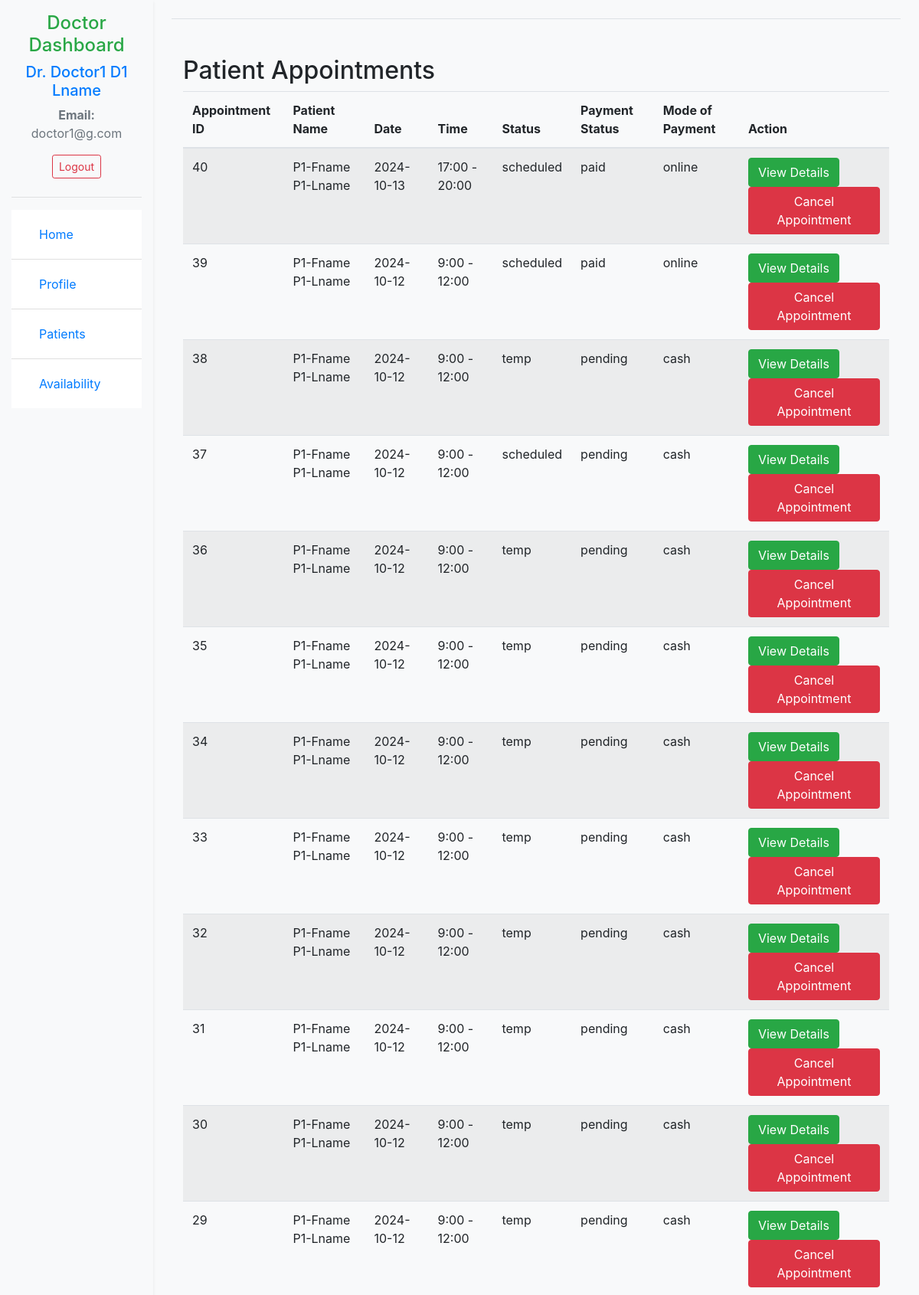
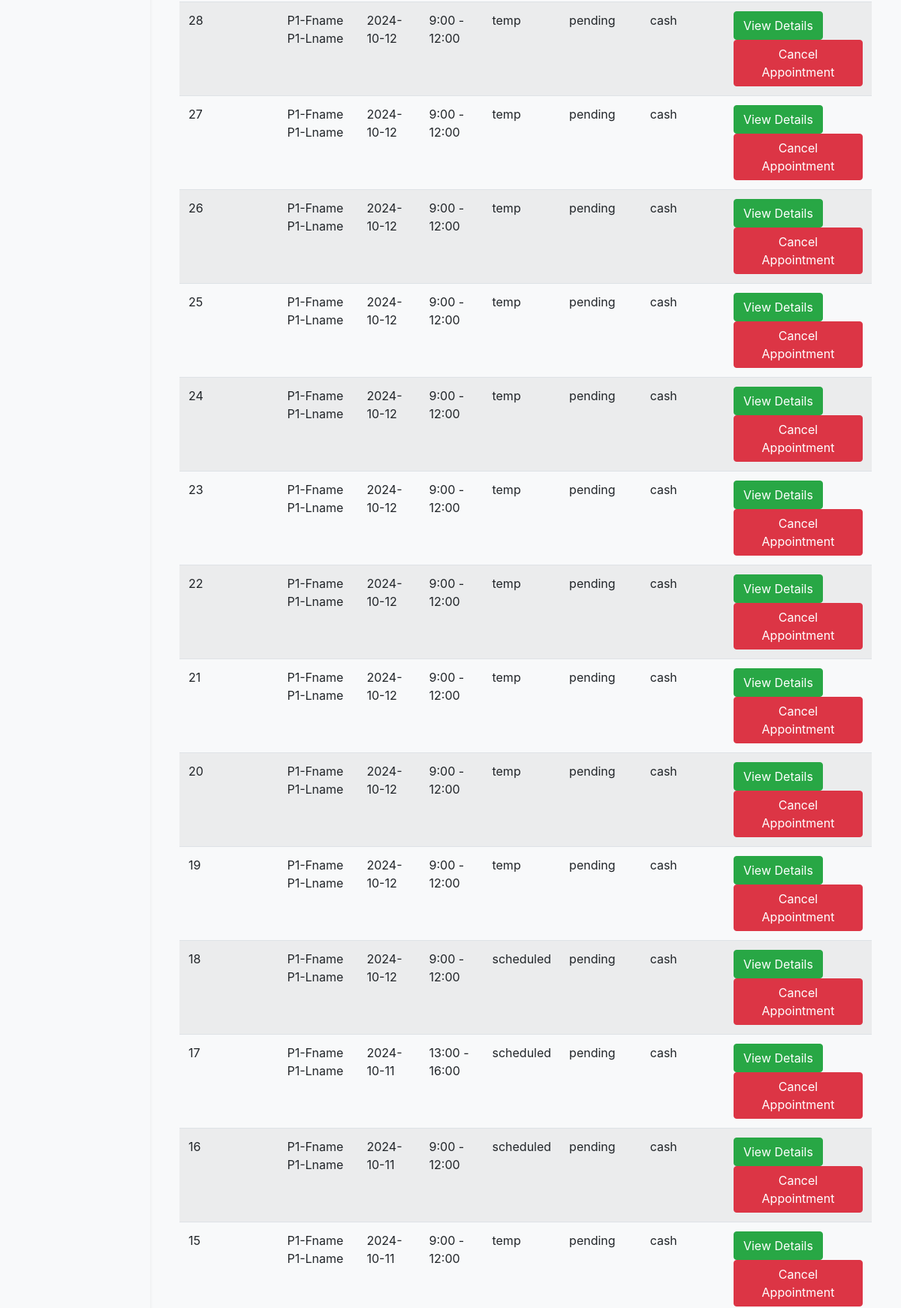
The app's page /patient_management/ (signed in, upper part) with its own data (2 pictures, top to bottom).
### auth_app/models.py (models this page shows, shortened)
class CustomUser(AbstractUser):
    ROLE_CHOICES = [
        ('admin', 'Admin'),
        ('doctor', 'Doctor'),
        ('patient', 'Patient'),
    ]
    GENDER_CHOICES = [
        (1, 'Male'),
        (2, 'Female'),
        (3, 'Other'),
    ]
    blood_group = models.CharField(max_length=3, choices=[
        ('A+', 'A+'),
        ('A-', 'A-'),
        ('B+', 'B+'),
        ('B-', 'B-'),
        ('AB+', 'AB+'),
        ('AB-', 'AB-'),
        ('O+', 'O+'),
        ('O-', 'O-'),
    ], null=True, blank=True)
    first_name = models.CharField(max_length=30)
    last_name = models.CharField(max_length=30)
    role = models.CharField(max_length=10, choices=ROLE_CHOICES)
    email = models.EmailField(unique=True)
    username = models.CharField(max_length=150, blank=True, null=True)
    gender = models.IntegerField(choices=GENDER_CHOICES, null=True, blank=True)
    age = models.IntegerField(null=True, blank=True)
    account_type = models.CharField(max_length=30)
    phone_number = models.CharField(max_length=15, null=True, blank=True)
    USERNAME_FIELD = 'email'
    REQUIRED_FIELDS = ['first_name', 'last_name']
    objects = CustomUserManager()

### main_app/models.py (models this page shows, shortened)
class Appointment(models.Model):
    STATUS_CHOICES = [
        ('temp', 'Temporary'),
        ('scheduled', 'Scheduled'),
        ('completed', 'Completed'),
        ('cancelled', 'Cancelled'),
        ('no-show', 'No Show'),
    ]
    PAYMENT_CHOICES = [
        ('pending', 'Pending'),
        ('paid', 'Paid'),
        ('cancelled', 'Cancelled'),
        ('refunded', 'Refunded'),
    ]
    MODE_CHOICES = [
        ('cash', 'Cash'),
        ('online', 'Online'),
    ]
    patient = models.ForeignKey(CustomUser, on_delete=models.CASCADE, related_name='patient_appointments')
    doctor = models.ForeignKey(CustomUser, on_delete=models.CASCADE, related_name='doctor_appointments')
    department = models.CharField(max_length=100)
    appointment_date = models.CharField(max_length=20)
    appointment_time = models.CharField(max_length=20)
    status = models.CharField(max_length=20, choices=STATUS_CHOICES, default='temp')
    payment_status = models.CharField(max_length=20, choices=PAYMENT_CHOICES, default='pending')
    mode_of_payment = models.CharField(max_length=50, choices=MODE_CHOICES, default='cash')

### main_app/views.py (the view)
# urls.py: path('patient_management/', PatientManagementView.as_view(), name='patient_management'),
class PatientManagementView(LoginRequiredMixin, View):
    template_name = 'patient_management.html'
    def get(self, request):
        appointments = Appointment.objects.filter(doctor=request.user).order_by('-id')
        profile = CustomUser.objects.get(id=request.user.id)
        context = {
            'first_name': profile.first_name,
            'last_name': profile.last_name,
            'appointments': appointments,
            'email': profile.email,
        }
        return render(request, self.template_name, context)

### templates/patient_management.html (shortened to what this page needs)
{% extends 'doctor_dashboard_base.html' %}
{% block content %}
<div class="container mt-5">
<h2>Patient Appointments</h2>
<table class="table table-striped">
    <thead>
        <tr>
            <th>Appointment ID</th>
            <th>Patient Name</th>
            <th>Date</th>
            <th>Time</th>
            <th>Status</th>
            <th>Payment Status</th>
            <th>Mode of Payment</th>
            <th>Action</th>
        </tr>
    </thead>
    <tbody>
        {% for appointment in appointments %}
        <tr>
            <td>{{ appointment.id }}</td>
            <td>{{ appointment.patient.first_name }} {{appointment.patient.last_name}}</td>
            <td>{{ appointment.appointment_date }}</td>
            <td>{{ appointment.appointment_time }}</td>
            <td>{{ appointment.status }}</td>
            <td>{{ appointment.payment_status }}</td>
            <td>{{ appointment.mode_of_payment }}</td>
            <td>
                <a href="view_appointment/?appointment_id={{ appointment.id }}" class="btn btn-success">View Details</a>
                {% if appointment.status != 'cancelled' %}
                    <button class="btn btn-danger">Cancel Appointment</button>
                {% else %}
                    <button class="btn btn-danger" disabled>Cancel Appointment</button>
                {% endif %}
            </td>
        </tr>
        {% endfor %}
    </tbody>
</table>
{% endblock %}

### templates/doctor_dashboard_base.html (shortened to what this page needs)
<!DOCTYPE html>
<html lang="en">
<head>
    <link href="https://stackpath.bootstrapcdn.com/bootstrap/4.5.2/css/bootstrap.min.css" rel="stylesheet">
</head>
<body class="bg-light">
<div class="container-fluid">
    <div class="row">
        <nav class="col-md-3 col-lg-2 d-md-block bg-light sidebar shadow-sm">
            <div class="position-sticky pt-3">
                <div class="text-center mb-4">
                    <h4 class="text-success">Doctor Dashboard</h4>
                    <h5 class="text-primary">Dr. {{ first_name }} {{ last_name }}</h5>
                    <p class="text-muted"><strong>Email:</strong> {{ email }}</p>
                    <a class="btn btn-outline-danger btn-sm" href="{% url 'logout' %}">
                        Logout
                    </a>
                </div>
                <hr>
                <ul class="nav flex-column list-group list-group-flush">
                    <li class="nav-item list-group-item">
                        <a class="nav-link d-flex align-items-center" href="{% url 'doctor_home' %}">
                             Home
                        </a>
                    </li>
                    <li class="nav-item list-group-item">
                        <a class="nav-link d-flex align-items-center" href="{% url 'doctor_profile' %}">
                             Profile
                        </a>
                    </li>
                    <li class="nav-item list-group-item">
                        <a class="nav-link d-flex align-items-center" href="{% url 'patient_management' %}">
                             Patients
                        </a>
                    </li>
                    <li class="nav-item list-group-item">
                        <a class="nav-link d-flex align-items-center" href="{% url 'doctor_availability' %}">
                             Availability
                        </a>
                    </li>
                </ul>
            </div>
        </nav>
        <main class="col-md-9 ms-sm-auto col-lg-10 px-md-4">
            <div class="d-flex justify-content-between flex-wrap flex-md-nowrap align-items-center pt-3 pb-2 mb-3 border-bottom">
            </div>
            {% block content %}{% endblock %}
        </main>
    </div>
</div>
</body>
</html>

### records on screen
Appointment: id "40", patient.first_name "P1-Fname", patient.last_name "P1-Lname", appointment_date "2024-10-13", appointment_time "17:00 - 20:00", status "scheduled", payment_status "paid", mode_of_payment "online", shows "Cancel Appointment"
Appointment: id "39", patient.first_name "P1-Fname", patient.last_name "P1-Lname", appointment_date "2024-10-12", appointment_time "9:00 - 12:00", status "scheduled", payment_status "paid", mode_of_payment "online", shows "Cancel Appointment"
Appointment: id "38", patient.first_name "P1-Fname", patient.last_name "P1-Lname", appointment_date "2024-10-12", appointment_time "9:00 - 12:00", status "temp", payment_status "pending", mode_of_payment "cash", shows "Cancel Appointment"
Appointment: id "37", patient.first_name "P1-Fname", patient.last_name "P1-Lname", appointment_date "2024-10-12", appointment_time "9:00 - 12:00", status "scheduled", payment_status "pending", mode_of_payment "cash", shows "Cancel Appointment"
Appointment: id "36", patient.first_name "P1-Fname", patient.last_name "P1-Lname", appointment_date "2024-10-12", appointment_time "9:00 - 12:00", status "temp", payment_status "pending", mode_of_payment "cash", shows "Cancel Appointment"
Appointment: id "35", patient.first_name "P1-Fname", patient.last_name "P1-Lname", appointment_date "2024-10-12", appointment_time "9:00 - 12:00", status "temp", payment_status "pending", mode_of_payment "cash", shows "Cancel Appointment"
Appointment: id "34", patient.first_name "P1-Fname", patient.last_name "P1-Lname", appointment_date "2024-10-12", appointment_time "9:00 - 12:00", status "temp", payment_status "pending", mode_of_payment "cash", shows "Cancel Appointment"
Appointment: id "33", patient.first_name "P1-Fname", patient.last_name "P1-Lname", appointment_date "2024-10-12", appointment_time "9:00 - 12:00", status "temp", payment_status "pending", mode_of_payment "cash", shows "Cancel Appointment"
Appointment: id "32", patient.first_name "P1-Fname", patient.last_name "P1-Lname", appointment_date "2024-10-12", appointment_time "9:00 - 12:00", status "temp", payment_status "pending", mode_of_payment "cash", shows "Cancel Appointment"
Appointment: id "31", patient.first_name "P1-Fname", patient.last_name "P1-Lname", appointment_date "2024-10-12", appointment_time "9:00 - 12:00", status "temp", payment_status "pending", mode_of_payment "cash", shows "Cancel Appointment"
Appointment: id "30", patient.first_name "P1-Fname", patient.last_name "P1-Lname", appointment_date "2024-10-12", appointment_time "9:00 - 12:00", status "temp", payment_status "pending", mode_of_payment "cash", shows "Cancel Appointment"
Appointment: id "29", patient.first_name "P1-Fname", patient.last_name "P1-Lname", appointment_date "2024-10-12", appointment_time "9:00 - 12:00", status "temp", payment_status "pending", mode_of_payment "cash", shows "Cancel Appointment"
Appointment: id "28", patient.first_name "P1-Fname", patient.last_name "P1-Lname", appointment_date "2024-10-12", appointment_time "9:00 - 12:00", status "temp", payment_status "pending", mode_of_payment "cash", shows "Cancel Appointment"
Appointment: id "27", patient.first_name "P1-Fname", patient.last_name "P1-Lname", appointment_date "2024-10-12", appointment_time "9:00 - 12:00", status "temp", payment_status "pending", mode_of_payment "cash", shows "Cancel Appointment"
Appointment: id "26", patient.first_name "P1-Fname", patient.last_name "P1-Lname", appointment_date "2024-10-12", appointment_time "9:00 - 12:00", status "temp", payment_status "pending", mode_of_payment "cash", shows "Cancel Appointment"
Appointment: id "25", patient.first_name "P1-Fname", patient.last_name "P1-Lname", appointment_date "2024-10-12", appointment_time "9:00 - 12:00", status "temp", payment_status "pending", mode_of_payment "cash", shows "Cancel Appointment"
Appointment: id "24", patient.first_name "P1-Fname", patient.last_name "P1-Lname", appointment_date "2024-10-12", appointment_time "9:00 - 12:00", status "temp", payment_status "pending", mode_of_payment "cash", shows "Cancel Appointment"
Appointment: id "23", patient.first_name "P1-Fname", patient.last_name "P1-Lname", appointment_date "2024-10-12", appointment_time "9:00 - 12:00", status "temp", payment_status "pending", mode_of_payment "cash", shows "Cancel Appointment"
Appointment: id "22", patient.first_name "P1-Fname", patient.last_name "P1-Lname", appointment_date "2024-10-12", appointment_time "9:00 - 12:00", status "temp", payment_status "pending", mode_of_payment "cash", shows "Cancel Appointment"
Appointment: id "21", patient.first_name "P1-Fname", patient.last_name "P1-Lname", appointment_date "2024-10-12", appointment_time "9:00 - 12:00", status "temp", payment_status "pending", mode_of_payment "cash", shows "Cancel Appointment"
Appointment: id "20", patient.first_name "P1-Fname", patient.last_name "P1-Lname", appointment_date "2024-10-12", appointment_time "9:00 - 12:00", status "temp", payment_status "pending", mode_of_payment "cash", shows "Cancel Appointment"
Appointment: id "19", patient.first_name "P1-Fname", patient.last_name "P1-Lname", appointment_date "2024-10-12", appointment_time "9:00 - 12:00", status "temp", payment_status "pending", mode_of_payment "cash", shows "Cancel Appointment"
Appointment: id "18", patient.first_name "P1-Fname", patient.last_name "P1-Lname", appointment_date "2024-10-12", appointment_time "9:00 - 12:00", status "scheduled", payment_status "pending", mode_of_payment "cash", shows "Cancel Appointment"
Appointment: id "17", patient.first_name "P1-Fname", patient.last_name "P1-Lname", appointment_date "2024-10-11", appointment_time "13:00 - 16:00", status "scheduled", payment_status "pending", mode_of_payment "cash", shows "Cancel Appointment"
Appointment: id "16", patient.first_name "P1-Fname", patient.last_name "P1-Lname", appointment_date "2024-10-11", appointment_time "9:00 - 12:00", status "scheduled", payment_status "pending", mode_of_payment "cash", shows "Cancel Appointment"
Appointment: id "15", patient.first_name "P1-Fname", patient.last_name "P1-Lname", appointment_date "2024-10-11", appointment_time "9:00 - 12:00", status "temp", payment_status "pending", mode_of_payment "cash", shows "Cancel Appointment"

### other values on screen
{{ first_name }} "Doctor1"
{{ last_name }} "D1 Lname"
{{ email }} "doctor1@g.com"
